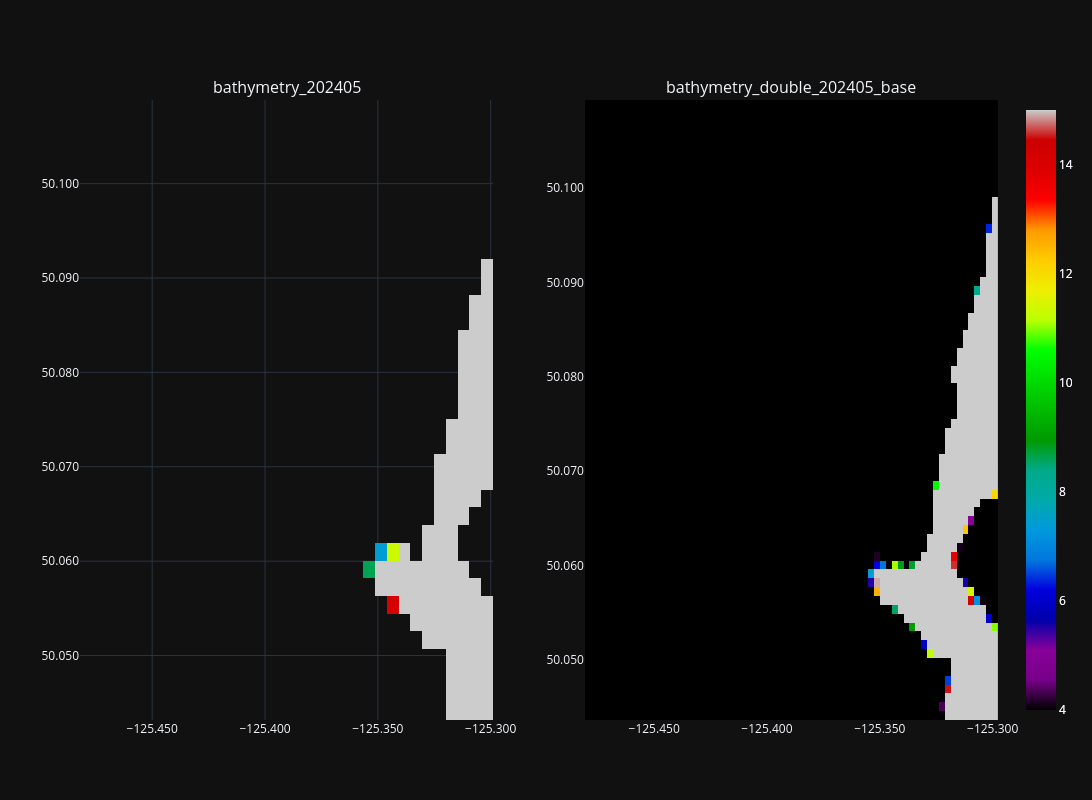

Source (notebook cell):
### Markdown cell above
### Tile 25, 3 - Seymour Narrows

### Code cell
fig = plotly_tile(tile_x_min_max[3], y_slices, bathy_ds, dbl_bathy_base_ds)
fig.show()

### Figure 1 — Plotly figure (JSON) as saved in the notebook; plotly's stock layout.template omitted (floating-point values rounded to 4 significant figures; data arrays with more than 128 entries replaced by an {"elided": "..."} marker saying what was removed)
{"data": [{"colorscale": [[0.0, "rgb(0, 0, 0)"], [0.05, "rgb(119, 0, 136)"], [0.1, "rgb(136, 0, 153)"], [0.15, "rgb(0, 0, 170)"], [0.2, "rgb(0, 0, 221)"], [0.25, "rgb(0, 119, 221)"], [0.3, "rgb(0, 153, 221)"], [0.35, "rgb(0, 170, 170)"], [0.4, "rgb(0, 170, 136)"], [0.45, "rgb(0, 153, 0)"], [0.5, "rgb(0, 187, 0)"], [0.55, "rgb(0, 221, 0)"], [0.6, "rgb(0, 255, 0)"], [0.65, "rgb(187, 255, 0)"], [0.7, "rgb(238, 238, 0)"], [0.75, "rgb(255, 204, 0)"], [0.8, "rgb(255, 153, 0)"], [0.85, "rgb(255, 0, 0)"], [0.9, "rgb(221, 0, 0)"], [0.95, "rgb(204, 0, 0)"], [1.0, "rgb(204, 204, 204)"]], "customdata": {"elided": "35x35x2 int values"}, "hovertemplate": "Lon: %{x:.3f}<br>Lat: %{y:.3f}<br>Depth: %{z:.2f} m<br>x, y: %{customdata}<extra></extra>", "x": [-125.5, -125.5, -125.5, -125.5, -125.5, -125.5, -125.4, -125.4, -125.4, -125.4, -125.4, -125.4, -125.4, -125.4, -125.4, -125.4, -125.4, -125.4, -125.4, -125.4, -125.4, -125.4, -125.4, -125.4, -125.4, -125.3, -125.3, -125.3, -125.3, -125.3, -125.3, -125.3, -125.3, -125.3, -125.3], "y": [50.04, 50.05, 50.05, 50.05, 50.05, 50.05, 50.06, 50.06, 50.06, 50.06, 50.06, 50.06, 50.07, 50.07, 50.07, 50.07, 50.07, 50.08, 50.08, 50.08, 50.08, 50.08, 50.09, 50.09, 50.09, 50.09, 50.09, 50.09, 50.1, 50.1, 50.1, 50.1, 50.1, 50.11, 50.11], "z": {"elided": "35x35 float values"}, "zmax": 15, "zmin": 4, "type": "heatmap", "xaxis": "x", "yaxis": "y"}, {"colorscale": [[0.0, "rgb(0, 0, 0)"], [0.05, "rgb(119, 0, 136)"], [0.1, "rgb(136, 0, 153)"], [0.15, "rgb(0, 0, 170)"], [0.2, "rgb(0, 0, 221)"], [0.25, "rgb(0, 119, 221)"], [0.3, "rgb(0, 153, 221)"], [0.35, "rgb(0, 170, 170)"], [0.4, "rgb(0, 170, 136)"], [0.45, "rgb(0, 153, 0)"], [0.5, "rgb(0, 187, 0)"], [0.55, "rgb(0, 221, 0)"], [0.6, "rgb(0, 255, 0)"], [0.65, "rgb(187, 255, 0)"], [0.7, "rgb(238, 238, 0)"], [0.75, "rgb(255, 204, 0)"], [0.8, "rgb(255, 153, 0)"], [0.85, "rgb(255, 0, 0)"], [0.9, "rgb(221, 0, 0)"], [0.95, "rgb(204, 0, 0)"], [1.0, "rgb(204, 204, 204)"]], "customdata": {"elided": "70x70x2 int values"}, "hovertemplate": "Lon: %{x:.3f}<br>Lat: %{y:.3f}<br>Depth: %{z:.2f} m<br>x, y: %{customdata}<extra></extra>", "x": [-125.5, -125.5, -125.5, -125.5, -125.5, -125.5, -125.5, -125.5, -125.5, -125.5, -125.5, -125.5, -125.4, -125.4, -125.4, -125.4, -125.4, -125.4, -125.4, -125.4, -125.4, -125.4, -125.4, -125.4, -125.4, -125.4, -125.4, -125.4, -125.4, -125.4, -125.4, -125.4, -125.4, -125.4, -125.4, -125.4, -125.4, -125.4, -125.4, -125.4, -125.4, -125.4, -125.4, -125.4, -125.4, -125.4, -125.4, -125.4, -125.4, -125.4, -125.3, -125.3, -125.3, -125.3, -125.3, -125.3, -125.3, -125.3, -125.3, -125.3, -125.3, -125.3, -125.3, -125.3, -125.3, -125.3, -125.3, -125.3, -125.3, -125.3], "y": [50.04, 50.05, 50.05, 50.05, 50.05, 50.05, 50.05, 50.05, 50.05, 50.05, 50.05, 50.05, 50.06, 50.06, 50.06, 50.06, 50.06, 50.06, 50.06, 50.06, 50.06, 50.06, 50.06, 50.07, 50.07, 50.07, 50.07, 50.07, 50.07, 50.07, 50.07, 50.07, 50.07, 50.08, 50.08, 50.08, 50.08, 50.08, 50.08, 50.08, 50.08, 50.08, 50.08, 50.08, 50.09, 50.09, 50.09, 50.09, 50.09, 50.09, 50.09, 50.09, 50.09, 50.09, 50.09, 50.1, 50.1, 50.1, 50.1, 50.1, 50.1, 50.1, 50.1, 50.1, 50.1, 50.11, 50.11, 50.11, 50.11, 50.11], "z": {"elided": "70x70 float values"}, "zmax": 15, "zmin": 4, "type": "heatmap", "xaxis": "x2", "yaxis": "y2"}], "layout": {"xaxis": {"anchor": "y", "domain": [0.0, 0.45], "tickformat": ".3f"}, "yaxis": {"anchor": "x", "domain": [0.0, 1.0], "tickformat": ".3f"}, "xaxis2": {"anchor": "y2", "domain": [0.55, 1.0], "tickformat": ".3f"}, "yaxis2": {"anchor": "x2", "domain": [0.0, 1.0], "tickformat": ".3f"}, "annotations": [{"font": {"size": 16}, "showarrow": false, "text": "bathymetry_202405", "x": 0.225, "xanchor": "center", "xref": "paper", "y": 1.0, "yanchor": "bottom", "yref": "paper"}, {"font": {"size": 16}, "showarrow": false, "text": "bathymetry_double_202405_base", "x": 0.775, "xanchor": "center", "xref": "paper", "y": 1.0, "yanchor": "bottom", "yref": "paper"}], "height": 800, "width": 1600}}
